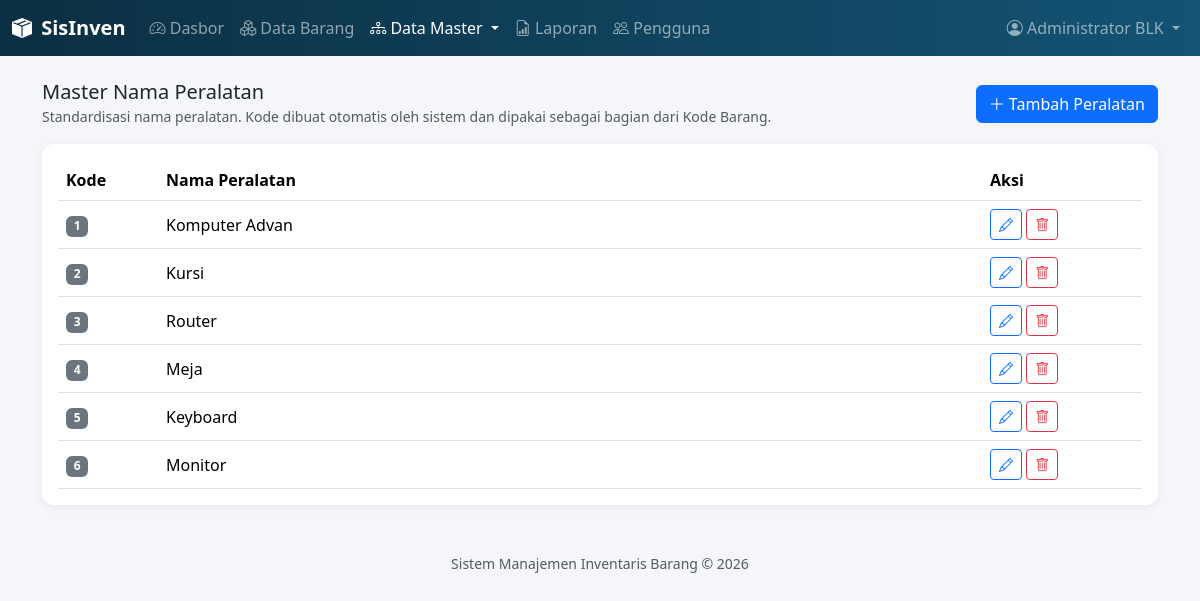
Screenshot of /master/peralatan.php (signed in) with the database file from the repository.
### tables this page shows
CREATE TABLE `nama_peralatan` (
  `id` int(11) NOT NULL,
  `kode_peralatan` int(11) NOT NULL,
  `nama_peralatan` varchar(100) NOT NULL,
  `created_at` datetime DEFAULT current_timestamp()
);

### includes/functions.php (called while the page is built, shortened)
<?php
function amankan($teks) {
    return htmlspecialchars($teks ?? '', ENT_QUOTES, 'UTF-8');
}

### master/peralatan.php (the view, shortened to what this page needs)
<?php
require_once __DIR__ . '/../includes/functions.php';
$pdo = getKoneksi();
$daftar = $pdo->query('SELECT * FROM nama_peralatan ORDER BY kode_peralatan')->fetchAll();
require_once __DIR__ . '/../includes/header.php';
?>
<div class="d-flex justify-content-between align-items-center mb-3">
  <div>
    <h5 class="mb-0">Master Nama Peralatan</h5>
    <small class="text-muted">Standardisasi nama peralatan. Kode dibuat otomatis oleh sistem dan dipakai sebagai bagian dari Kode Barang.</small>
  </div>
  <button class="btn btn-primary" data-bs-toggle="modal" data-bs-target="#modalForm" onclick="bukaTambah()">
    <i class="bi bi-plus-lg"></i> Tambah Peralatan
  </button>
</div>
<div class="card p-3">
  <table class="table table-hover align-middle mb-0">
    <thead><tr><th style="width:100px">Kode</th><th>Nama Peralatan</th><th style="width:160px">Aksi</th></tr></thead>
    <tbody>
    <?php foreach ($daftar as $row): ?>
      <tr>
        <td><span class="badge bg-secondary"><?= amankan($row['kode_peralatan']) ?></span></td>
        <td><?= amankan($row['nama_peralatan']) ?></td>
        <td>
          <button class="btn btn-sm btn-outline-primary" onclick='bukaEdit(<?= json_encode($row) ?>)'><i class="bi bi-pencil"></i></button>
          <button class="btn btn-sm btn-outline-danger" onclick="hapus(<?= (int)$row['id'] ?>)"><i class="bi bi-trash"></i></button>
        </td>
      </tr>
    <?php endforeach; ?>
    </tbody>
  </table>
</div>
<?php require_once __DIR__ . '/../includes/footer.php'; ?>

### assets/css/style.css (style rules this page uses)
:root { --sisinven-primary: #145374; --sisinven-primary-dark: #0b2f42; --sisinven-accent: #00A8CC; }
body { background-color: #f4f6f9; font-family: 'Segoe UI', system-ui, sans-serif; }
.card { border: none; border-radius: 0.75rem; box-shadow: 0 2px 10px rgba(0,0,0,0.06); }

### rows the page displays
nama_peralatan: kode_peralatan "1", nama_peralatan "Komputer Advan"
nama_peralatan: kode_peralatan "2", nama_peralatan "Kursi"
nama_peralatan: kode_peralatan "3", nama_peralatan "Router"
nama_peralatan: kode_peralatan "4", nama_peralatan "Meja"
nama_peralatan: kode_peralatan "5", nama_peralatan "Keyboard"
nama_peralatan: kode_peralatan "6", nama_peralatan "Monitor"

### other values shown
amankan($_SESSION['nama_lengkap'] ?? '') "Administrator BLK"
